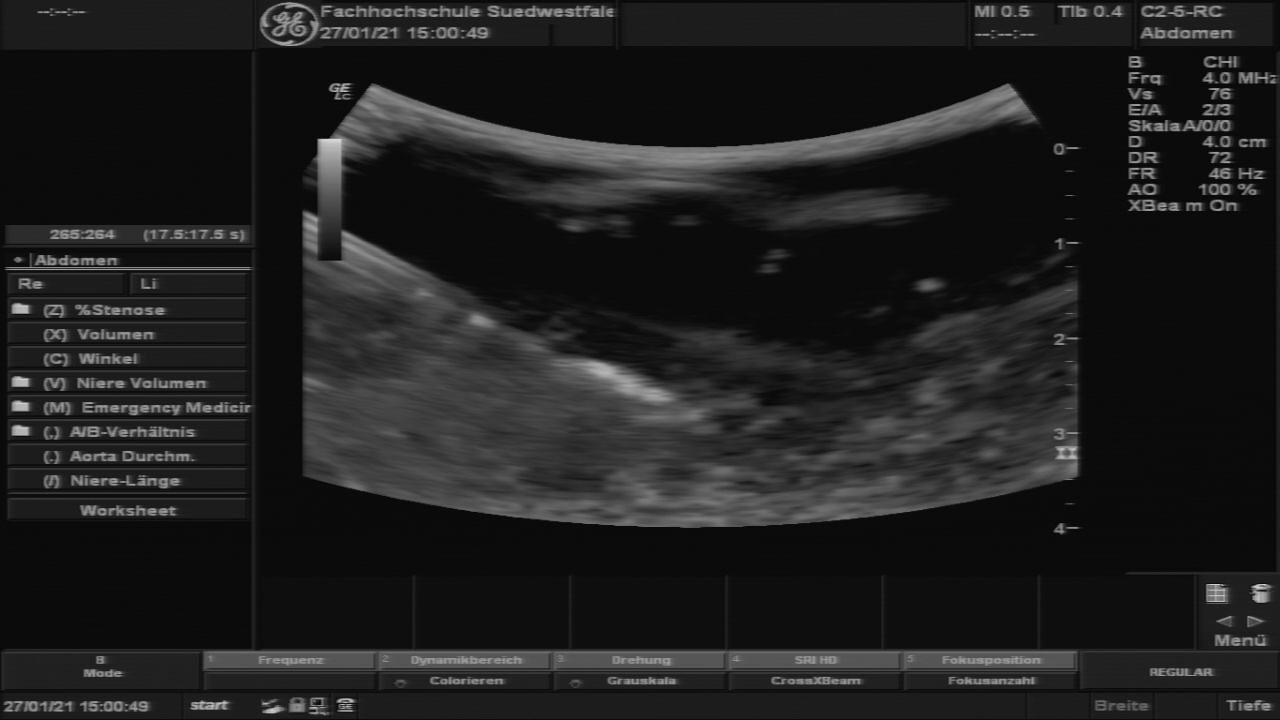
%> input picture 110.png, 1280 x 720 px
$ octave Code_Bildgebung_Segmentierung.m   (GNU Octave 9; MATLAB toolbox functions it lacks are replaced by stand-ins)
%> lines starting %> are read from the running program, lines starting %| are printed output that depends on the picture; in (x1, y1, x2, y2) boxes, pixels count from 0 and x2, y2 are one past the last pixel; in counts of white or black regions, pixels touching at a corner belong together; the program's own positions count from 1
% Projektarbeit Bildgebung in der Therapie WiSe2024/2025
% Code für die Schwellenwertsegmentierung
% Abgabe von Melanie Hartmann, Sophie Scholtyssek


clear all;
close all;

% 1. Bild laden
% Für curved-Array
image_pre = imread(['110.png']);
%> image_pre is the input picture: size 720x1280 uint8; min 0, max 218, mean 31.4
% Für linear-Array
%image_pre = imread([linear_array\with_needle_phantom2\450.png']);

figure, imshow(image_pre); title('Originalbild');
image = imcrop(image_pre, [300 70 750 470]);
imshow(image);

% 2. Falls RGB, in Graustufen umwandeln
if size(image, 3) == 3
    grayImage = rgb2gray(image);
else
    grayImage = image;
end

% 3. Kontrast verbessern
enhancedImage = imadjust(grayImage);
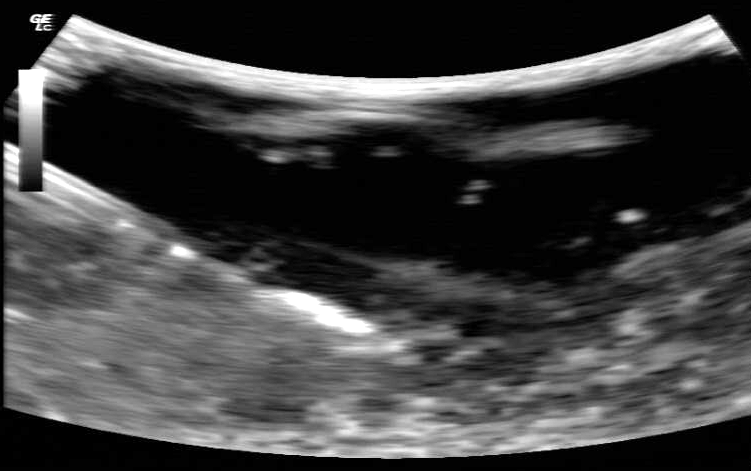
%> enhancedImage: size 471x751 uint8; min 0, max 255, mean 63.3
figure, imshow(enhancedImage); title('Kontrastverstärktes Bild');

% 4. Rauschreduktion mit Medianfilter
smoothedImage = medfilt2(enhancedImage, [5 5]);
figure, imshow(smoothedImage); title('Rauschreduziertes Bild');

% 5. Schwellenwertsegmentierung
binaryImage= imbinarize(smoothedImage, 0.45); % für cureved-Array
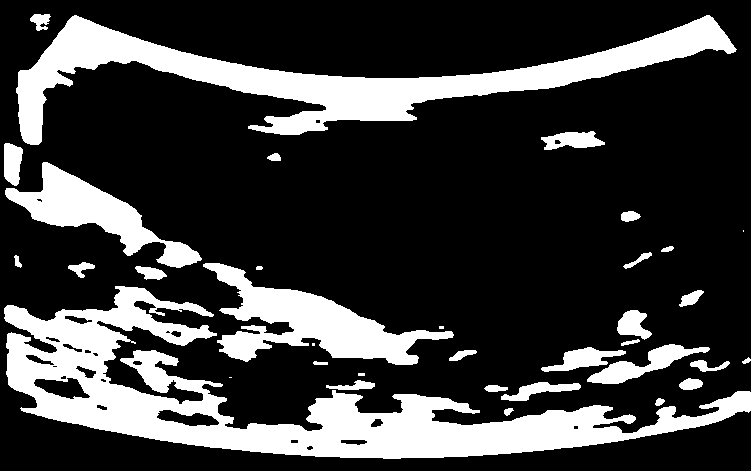
%> binaryImage: size 471x751 logical; 23.8% white; 35 white regions (4 under 20 px), largest, box (x1, y1, x2, y2) and area: (4, 286, 751, 459) 36505, (16, 15, 737, 145) 23800, (203, 263, 454, 365) 9433
%binaryImage = imbinarize(smoothedImage, 0.5);   % für linear-Array
figure, imshow(binaryImage); title('Binärbild nach Schwellenwertsegmentierung');

% 6. Morphologische Verarbeitung zur Verbesserung der Segmentierung
binaryImage = imdilate(binaryImage, strel('disk', 1)); % Bereiche vergrößern
%> binaryImage: size 471x751 logical; 26.4% white; 32 white regions (2 under 20 px), largest, box (x1, y1, x2, y2) and area: (3, 285, 751, 460) 40690, (15, 14, 738, 146) 25650, (202, 262, 455, 366) 10358
binaryImage = bwareaopen(binaryImage, 1000); % Kleine Objekte entfernen
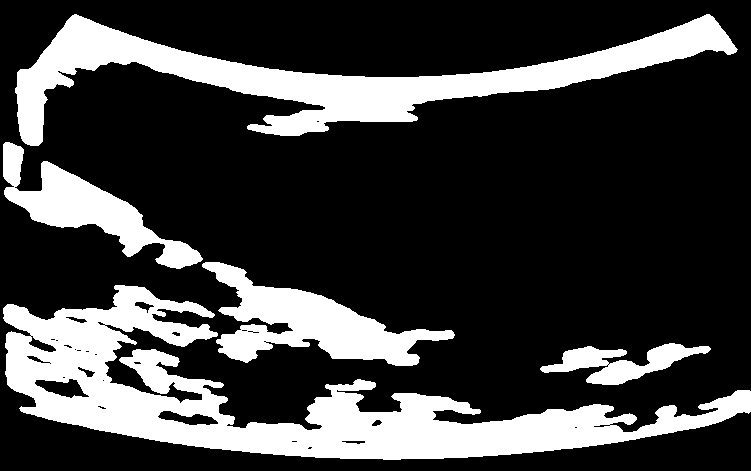
%> binaryImage: size 471x751 logical; 24.7% white; 5 white regions
figure, imshow(binaryImage); title('Nach Morphologischer Verarbeitung');

% 7. Objekte nummerieren und farbig darstellen
L = bwlabel(binaryImage); % Objekte nummerieren
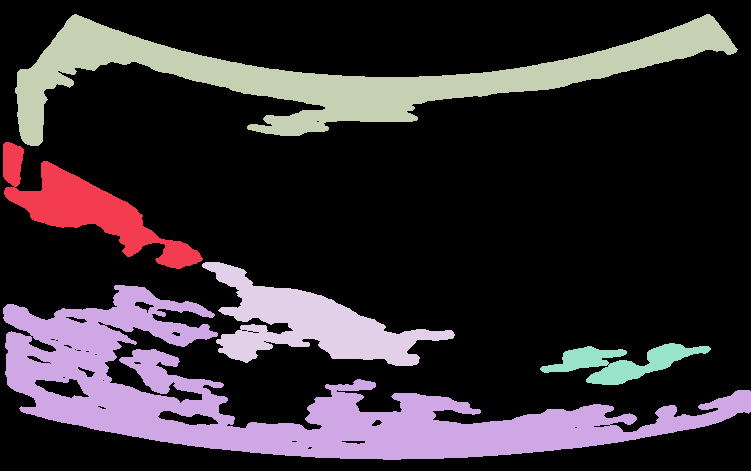
%> L: size 471x751 double; 6 distinct labels, from 0 to 5; one colour per label, 0 black
RGB = label2rgb(L, 'jet', 'k', 'shuffle'); % Zufällige Farben für Objekte
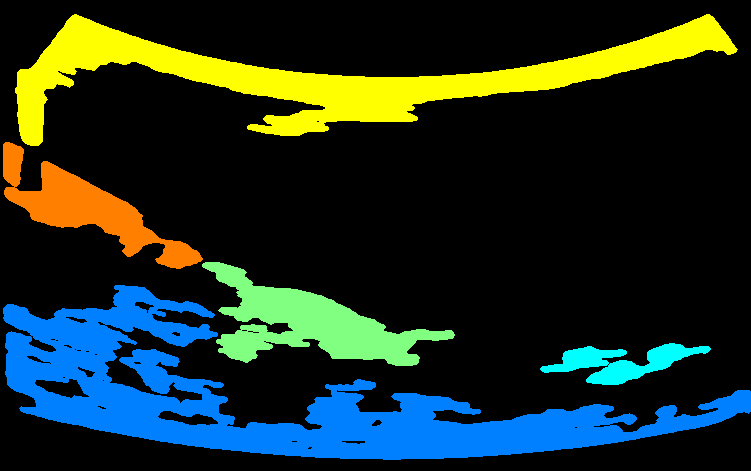
%> RGB: size 471x751x3 uint8; mean R, G, B 27.7, 45.6, 35.3
figure, imshow(RGB); title('Segmentierte Objekte');
hold on;

% 8. Objekterkennung mit RegionProps
props = regionprops(binaryImage, 'BoundingBox', 'MajorAxisLength', 'MinorAxisLength', 'Orientation');
%> props = 5 regions; box (x1, y1, x2, y2), MajorAxisLength, MinorAxisLength and Orientation: (3, 142, 203, 269) 227.2 55.36 -25.89, (3, 285, 751, 460) 799.3 138.3 -7.55, (15, 14, 738, 146) 841.8 105.1 1.29, (202, 262, 455, 366) 242.9 78.51 -12.49, (540, 343, 711, 385) 160.2 37.52 5.14

% Objekte mit Nummern markieren (hilft bei der Orientierung und
% Beeinflussung der Parameter)
 for i = 1:length(props)
     bbox = props(i).BoundingBox;
     x = bbox(1) + bbox(3)/2; % Mittelpunkt der BoundingBox (X)
     y = bbox(2) + bbox(4)/2; % Mittelpunkt der BoundingBox (Y)
     text(x, y, num2str(i), 'Color', 'w', 'FontSize', 12, 'FontWeight', 'bold');
 end
%> this loop made 5 passes
%> (bbox, x, y) on passes 1 to 5: ([3.5 142.5 200 127], 103.5, 206), ([3.5 285.5 748 175], 377.5, 373), ([15.5 14.5 723 132], 377, 80.5), ([202.5 262.5 253 104], 329, 314.5), ([540.5 343.5 171 42], 626, 364.5)
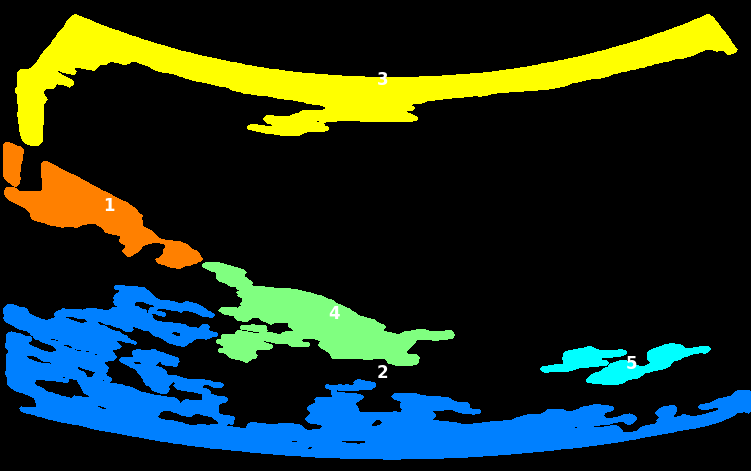
%> figure redrawn from the program's plot data; its title reads 'Segmentierte Objekte'

 hold off;

% In diesem Fall soll die Nadel mit einem Rechteck gekennzeichnet werden.
% Durch Anpassung an die Bedingungen der detektierten Fläche in der Box,
% können so gemäß Ausschlusskriterin wie der Länge, dem Seitenverhältnis
% sowie der Orientierung unterschieden werden, ob es sich um eine
% Biopsienadel oder um Gewebe handelt. Um die Nadel visuell sichtbar zu
% machen, könnte anstelle der folgenden Codes auch mit diesem hier
% gearbeitet werden:

    %% 9. Bereich der erkannten Nadeln rot einfärben
    % colorMask = cat(3, binaryImage, zeros(size(binaryImage)), zeros(size(binaryImage)));
    %%  Markiert den Bereich, der als Objekt erkannt wird, rot

    %% Überlagerung der Maske mit 50% Transparenz
    %overlayImage = imoverlay(grayImage, binaryImage, [1 0 0]); % Rot einfärben

    %% 10. Ergebnis anzeigen
    %figure, imshow(overlayImage); title('Erkannte Nadeln hervorgehoben');

% Hier geht der Code für die Verwendung von Rechtecksmarkierungen weiter
% 9. Bounding Boxen extrahieren
props = regionprops(binaryImage, 'BoundingBox', 'MajorAxisLength', 'MinorAxisLength', 'Orientation');

% Liste für gültige Bounding Boxen
validBoxes = [];

for i = 1:length(props)
    majorAxis = props(i).MajorAxisLength;
    minorAxis = props(i).MinorAxisLength;
    aspectRatio = majorAxis / minorAxis;
    orientation = abs(props(i).Orientation);
    width = props(i).BoundingBox(3);

    % Filterung der Bounding Boxes nach Merkmalen -> nur Biopsienadelformen
    % sollen akzeptiert werden
    if majorAxis > 15 && aspectRatio > 3 && width < 900 && orientation > 10
        bbox = props(i).BoundingBox;

        % Bounding Box leicht vergrößern
        bbox(1) = bbox(1) - 0.05 * bbox(3);
        bbox(2) = bbox(2) - 0.05 * bbox(4);
        bbox(3) = bbox(3) * 1.1;
        bbox(4) = bbox(4) * 1.1;

        validBoxes = [validBoxes; bbox]; % Speichern der Bounding Box
    end
end
%> this loop made 5 passes
%> (majorAxis, minorAxis, aspectRatio, orientation, width, validBoxes) on passes 1, 4: (227.2, 55.36, 4.1, 25.89, 200, [-6.5 136.2 220 139.7]), (242.9, 78.51, 3.09, 12.49, 253, [-6.5 136.2 220 139.7; 189.8 257.3 278.3 114.4])
%> (majorAxis, minorAxis, aspectRatio, orientation, width) on passes 2, 3, 5: (799.3, 138.3, 5.78, 7.55, 748), (841.8, 105.1, 8.01, 1.29, 723), (160.2, 37.52, 4.27, 5.14, 171)
%> after the loop, bbox = [189.8 257.3 278.3 114.4]

% 10. Bounding Boxes zusammenfassen, falls sie sich überlappen ->
% Zugehörigkeit zu einer Biopsienadel erstellen
mergedBoxes = mergeBoundingBoxes(validBoxes);
%> in mergeBoundingBoxes, `bboxList = sortrows(bboxList, 1);`: bboxList = [-6.5 136.2 220 139.7; 189.8 257.3 278.3 114.4]
%> in mergeBoundingBoxes, `mergedBoxes = bboxList(1, :);`: mergedBoxes = [-6.5 136.2 220 139.7]
%> the loop in mergeBoundingBoxes, `for i = 2:size(bboxList, 1)` made 1 pass
%> (newBox, lastBox, mergedX, mergedY, mergedW, mergedH) on pass 1: ([189.8 257.3 278.3 114.4], [-6.5 136.2 220 139.7], -6.5, 136.2, 474.6, 235.6)
%> after the loop in mergeBoundingBoxes, `for i = 2:size(bboxList, 1)`: mergedBoxes = [-6.5 136.2 474.6 235.6]
%> mergedBoxes = [-6.5 136.2 474.6 235.6]

% 11. Erkannte Nadeln anzeigen
figure, imshow(image); title('Erkannte Nadel');
hold on;
for i = 1:size(mergedBoxes, 1)
    rectangle('Position', mergedBoxes(i, :), 'EdgeColor', 'r', 'LineWidth', 3);
end
%> this loop made 1 pass
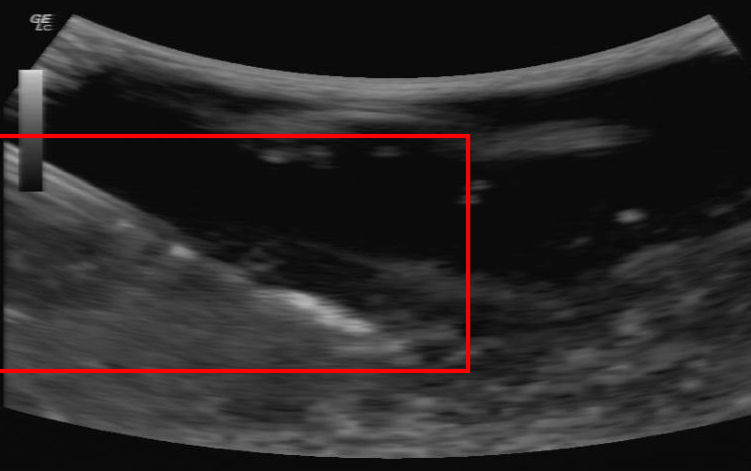
%> figure redrawn from the program's plot data; its title reads 'Erkannte Nadel'
hold off;

%% Funktion zur Zusammenfassung überlappender Bounding Boxes
function mergedBoxes = mergeBoundingBoxes(bboxList)
    if isempty(bboxList)
        mergedBoxes = [];
        return;
    end

    % Sortiere die Boxen nach X-Position für effiziente Gruppierung
    bboxList = sortrows(bboxList, 1);
    mergedBoxes = bboxList(1, :); % Erste Box hinzufügen

    for i = 2:size(bboxList, 1)
        newBox = bboxList(i, :);
        lastBox = mergedBoxes(end, :);

        % Prüfen, ob sich die neue Box mit der letzten überschneidet
        if (newBox(1) < lastBox(1) + lastBox(3)) && (newBox(1) + newBox(3) > lastBox(1)) && (newBox(2) < lastBox(2) + lastBox(4)) && (newBox(2) + newBox(4) > lastBox(2))

            % Zusammenführen der beiden überlappenden Boxen
            mergedX = min(lastBox(1), newBox(1));
            mergedY = min(lastBox(2), newBox(2));
            mergedW = max(lastBox(1) + lastBox(3), newBox(1) + newBox(3)) - mergedX;
            mergedH = max(lastBox(2) + lastBox(4), newBox(2) + newBox(4)) - mergedY;

            mergedBoxes(end, :) = [mergedX, mergedY, mergedW, mergedH]; % Update der letzten Box
        else
            mergedBoxes = [mergedBoxes; newBox]; % Falls keine Überlappung, neue Box hinzufügen
        end
    end
end
